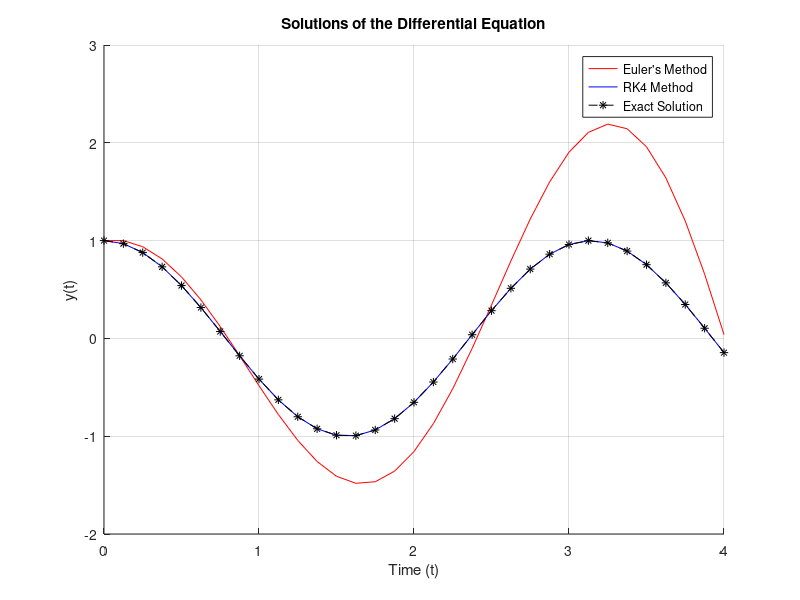

The MATLAB script that drew this image:
% Exercise 2
% Parameters
h = 0.125; 
t2 = 0:h:4; 
y_exact = cos(2*t2);

% Euler's Method 
y_euler = zeros(size(t2));
v_euler = zeros(size(t2)); 
y_euler(1) = 1; 
v_euler(1) = 0; 
for i = 2:length(t2)
    v_euler(i) = v_euler(i-1) - 4 * y_euler(i-1) * h;
    y_euler(i) = y_euler(i-1) + v_euler(i-1) * h;
end

% RK4 Method
y_rk4 = zeros(size(t2));
v_rk4 = zeros(size(t2));
y_rk4(1) = 1; 
v_rk4(1) = 0; 
for i = 2:length(t2)
    k1y = v_rk4(i-1);
    k1v = -4 * y_rk4(i-1);
    
    k2y = v_rk4(i-1) + 0.5 * h * k1v;
    k2v = -4 * (y_rk4(i-1) + 0.5 * h * k1y);
    
    k3y = v_rk4(i-1) + 0.5 * h * k2v;
    k3v = -4 * (y_rk4(i-1) + 0.5 * h * k2y);
    
    k4y = v_rk4(i-1) + h * k3v;
    k4v = -4 * (y_rk4(i-1) + h * k3y);
    
    v_rk4(i) = v_rk4(i-1) + h/6 * (k1v + 2*k2v + 2*k3v + k4v);
    y_rk4(i) = y_rk4(i-1) + h/6 * (k1y + 2*k2y + 2*k3y + k4y);
end

% Plotting
figure;
hold on;
plot(t2, y_euler, 'r-', 'DisplayName', "Euler's Method");
plot(t2, y_rk4, 'b-', 'DisplayName', "RK4 Method");
plot(t2, y_exact, 'k--*','DisplayName', "Exact Solution");
xlabel('Time (t)');
ylabel('y(t)');
legend;
title('Solutions of the Differential Equation');
grid on;
